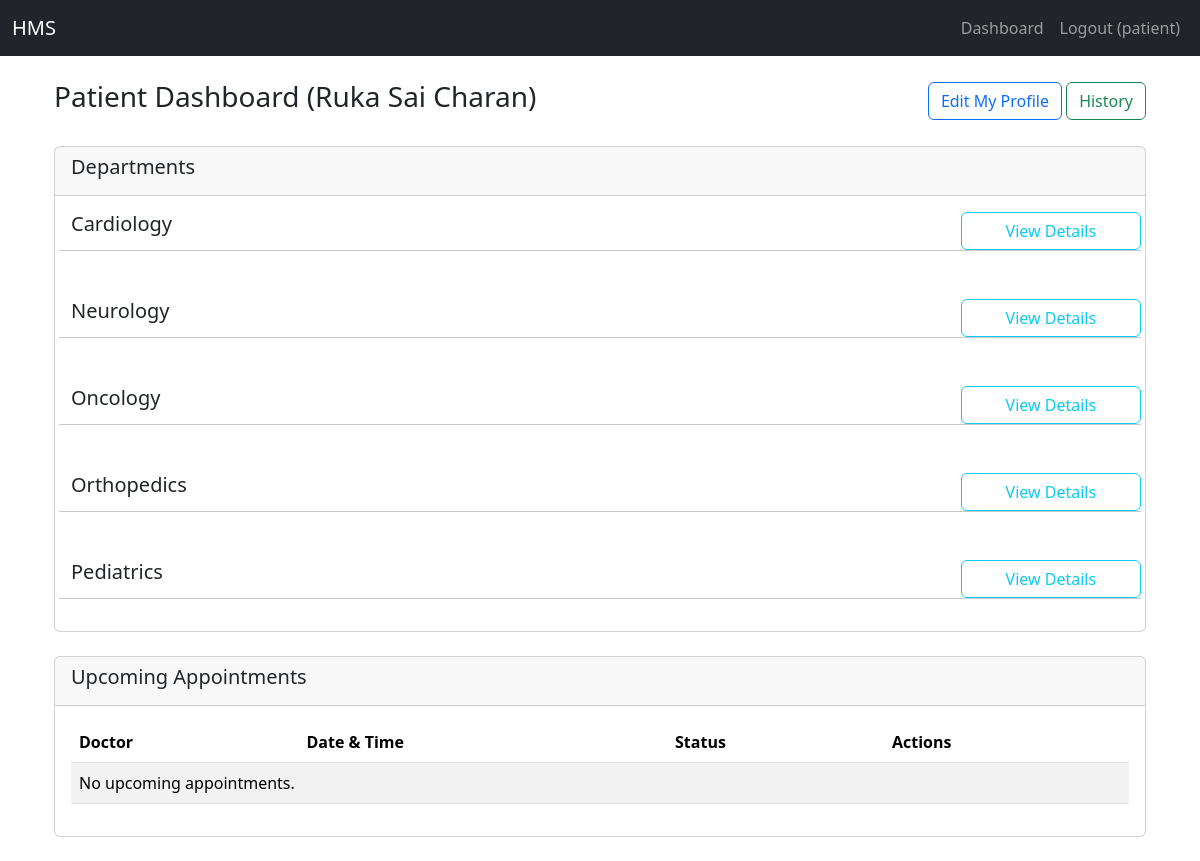
The page /patient/dashboard (signed in) on the database as committed earlier.
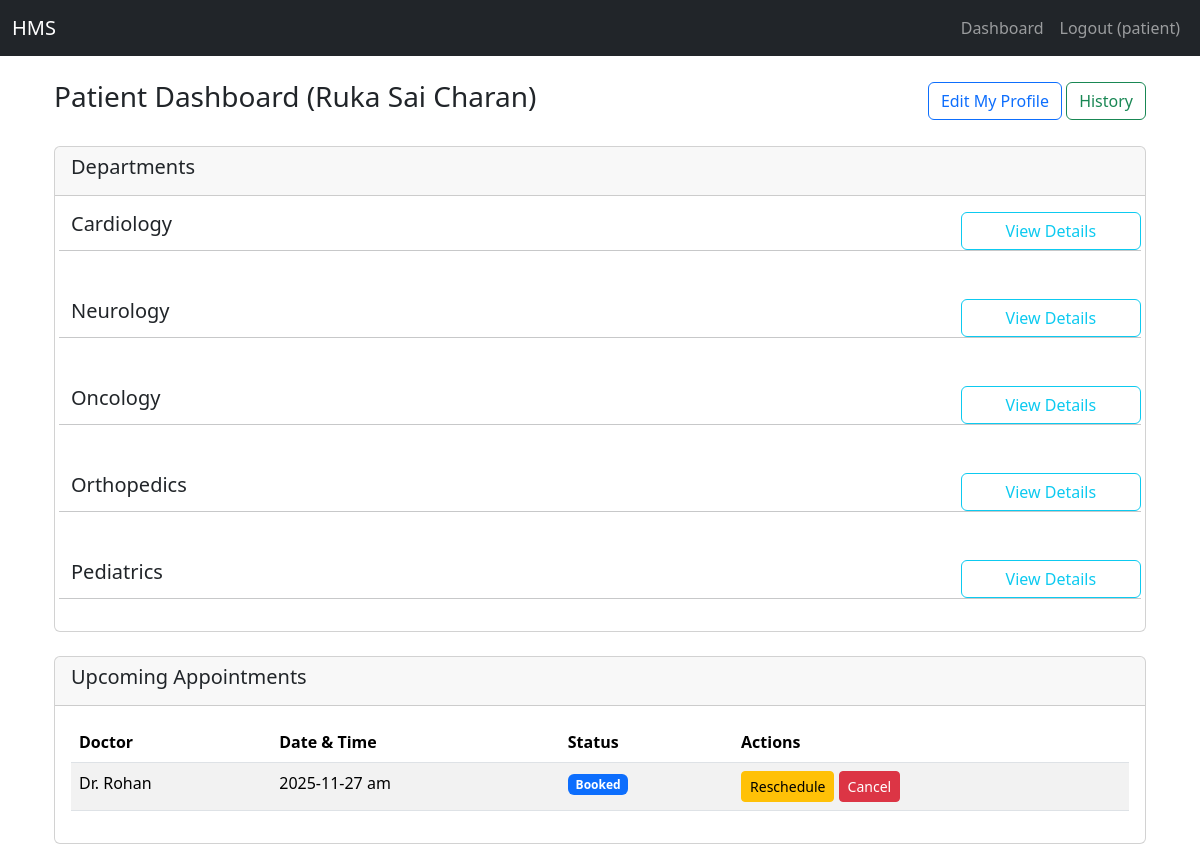
The same page on the database as committed later.
### models.py (models this page shows)
class Patient(db.Model):
    id = db.Column(db.Integer, primary_key=True)
    user_id = db.Column(db.Integer, db.ForeignKey('user.id'), nullable=False)
    name = db.Column(db.String(100), nullable=False)
    contact = db.Column(db.String(100))

class Department(db.Model):
    id = db.Column(db.Integer, primary_key=True)
    name = db.Column(db.String(100), unique=True, nullable=False)
    details = db.Column(db.String(100), default="")

class Appointment(db.Model):
    id = db.Column(db.Integer, primary_key=True)
    patient_id = db.Column(db.Integer, db.ForeignKey('patient.id'), nullable=False)
    doctor_id = db.Column(db.Integer, db.ForeignKey('doctor.id'), nullable=False)
    appointment_date = db.Column(db.String(100), nullable=False)
    status = db.Column(db.String(50), default='Booked') # e.g., Booked, Completed, Cancelled

class Doctor(db.Model):
    id = db.Column(db.Integer, primary_key=True)
    user_id = db.Column(db.Integer, db.ForeignKey('user.id'), nullable=False)
    department_id = db.Column(db.Integer, db.ForeignKey('department.id'), nullable=False)
    name = db.Column(db.String(100), nullable=False)
    dob = db.Column(db.DateTime, nullable=False)
    experience = db.Column(db.Integer, nullable=False)
    specialization = db.Column(db.String(100), nullable=False)
    qualifications = db.Column(db.String(100), nullable=True)
    availability = db.Column(db.String(200), default='{}')

### app.py (the view, shortened to what this page needs)
@app.route('/patient/dashboard', methods=['GET', 'POST'])
def patient_dashboard():
    if 'user_id' not in session or session.get('role') != 'patient':
        flash('Please log in as a patient.')
        return redirect(url_for('login'))
    patient = Patient.query.filter_by(user_id=session['user_id']).first()
    departments = Department.query.all()
    upcoming_appts_query = db.session.query(Appointment, Doctor).join(
        Doctor, Appointment.doctor_id == Doctor.id
    ).filter(
        Appointment.patient_id == patient.id,
        Appointment.status == 'Booked'
    ).all()
    past_appts_query = db.session.query(Appointment, Doctor).join(
        Doctor, Appointment.doctor_id == Doctor.id
    ).filter(
        Appointment.patient_id == patient.id,
        or_(Appointment.status == 'Completed', Appointment.status == 'Cancelled')
    ).all()
    past_app_data = []
    return render_template(
        'patient_dashboard.html',
        patient=patient,
        departments=departments,
        upcoming_appts=upcoming_appts_query, # These are (Appointment, Doctor) tuples
        past_app_data=past_app_data # This is our custom list of dicts
    )

### templates/patient_dashboard.html
{% extends "base.html" %}
{% block content %}
<div class="container-fluid">
    <div class="d-flex justify-content-between align-items-center mb-4">
        <h3>Patient Dashboard ({{ patient.name }})</h1>
        <div>
            <a href="{{ url_for('patient_profile') }}" class="btn btn-outline-primary">
                Edit My Profile
            </a>
            <a href="{{ url_for('patient_history', patient_id=patient.id) }}" class="btn btn-outline-success">
                History
            </a>
        </div>
    </div>
    <div class="card mb-4">
        <div class="card-header">
            <h5>Departments</h5>
        </div>
        {% for dept in departments %}
        <div class="card-body">
            <div class="row">
                <h5 class="col-10">{{dept.name | capitalize }}</h5>
                <a href="{{url_for('department_details', department_name=dept.name)}}" class="btn btn-outline-info col-2">View Details</a>
                <hr/>
            </div>
        </div>
        {% endfor %}
    </div>
    <div class="card mb-4">
        <div class="card-header">
            <h5>Upcoming Appointments</h5>
        </div>
        <div class="card-body">
            <table class="table table-striped">
                <thead>
                    <tr>
                        <th>Doctor</th>
                        <th>Date & Time</th>
                        <th>Status</th>
                        <th>Actions</th>
                    </tr>
                </thead>
                <tbody>
                    {% for appt, doctor in upcoming_appts %}
                    <tr>
                        <td>Dr. {{ doctor.name }}</td>
                        <td>{{ appt.appointment_date }}</td>
                        <td><span class="badge bg-primary">{{ appt.status }}</span></td>
                        <td>
                            <a href="{{ url_for('patient_reschedule_appointment', app_id=appt.id) }}" class="btn btn-warning btn-sm">
                                Reschedule
                            </a>
                            <a href="{{ url_for('patient_cancel_appointment', app_id=appt.id) }}"
                               class="btn btn-danger btn-sm"
                               onclick="return confirm('Are you sure you want to cancel this appointment?')">
                                Cancel
                            </a>
                        </td>
                    </tr>
                    {% endfor %}
                    {% if not upcoming_appts %}
                    <tr>
                        <td colspan="4">No upcoming appointments.</td>
                    </tr>
                    {% endif %}
                </tbody>
            </table>
        </div>
    </div>
</div>
{% endblock %}

### templates/base.html (shortened to what this page needs)
<!doctype html>
<html lang="en">
  <head>
    <link href="https://cdn.jsdelivr.net/npm/bootstrap@5.3.8/dist/css/bootstrap.min.css" rel="stylesheet">
  </head>
  <body>
    <nav class="navbar navbar-expand-lg navbar-dark bg-dark">
      <div class="container-fluid">
        <a class="navbar-brand" href="{{ url_for('index') }}">HMS</a>
        <div class="navbar-nav ms-auto">
          {% if session.user_id %}
            <a class="nav-link" href="{{ url_for('dashboard') }}">Dashboard</a>
            <a class="nav-link" href="{{ url_for('logout') }}">Logout ({{ session.role }})</a>
          {% else %}
            <a class="nav-link" href="{{ url_for('login') }}">Login</a>
            <a class="nav-link" href="{{ url_for('register') }}">Register (Patient)</a>
          {% endif %}
        </div>
      </div>
    </nav>
    <div class="container mt-4">
      {% block content %}{% endblock %}
    </div>
  </body>
</html>

Rows that differ between the two databases and show on the page:
added Appointment: name "Rohan", appointment_date "2025-11-27 am", status "Booked"
Other text that changed with them:
text no longer shown: "No upcoming appointments."
